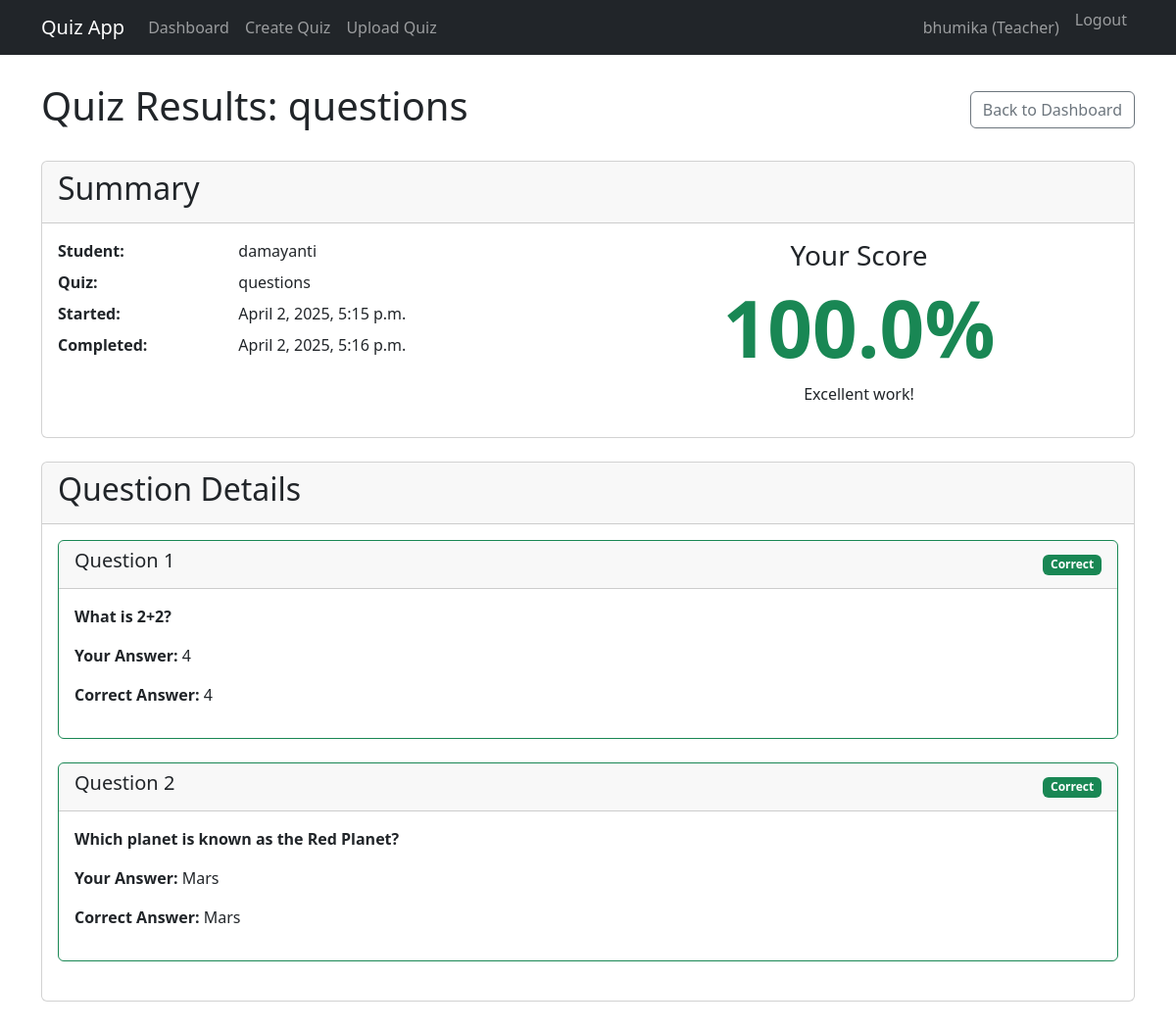
Page /attempt/2/results/ (signed in) on the committed database.
### quiz_app/models.py (models this page shows, shortened)
class User(AbstractUser):
    USER_TYPE_CHOICES = (
        ('student', 'Student'),
        ('teacher', 'Teacher'),
    )
    user_type = models.CharField(max_length=10, choices=USER_TYPE_CHOICES)
    email = models.EmailField(unique=True)

class Quiz(models.Model):
    title = models.CharField(max_length=255)
    description = models.TextField(blank=True)
    teacher = models.ForeignKey(User, on_delete=models.CASCADE, related_name='created_quizzes')
    time_limit = models.IntegerField(help_text="Time limit in minutes")
    created_at = models.DateTimeField(auto_now_add=True)
    updated_at = models.DateTimeField(auto_now=True)

class QuizAttempt(models.Model):
    quiz = models.ForeignKey(Quiz, on_delete=models.CASCADE, related_name='attempts')
    student = models.ForeignKey(User, on_delete=models.CASCADE, related_name='quiz_attempts')
    start_time = models.DateTimeField(auto_now_add=True)
    end_time = models.DateTimeField(null=True, blank=True)
    score = models.FloatField(null=True, blank=True)
    completed = models.BooleanField(default=False)

class Answer(models.Model):
    attempt = models.ForeignKey(QuizAttempt, on_delete=models.CASCADE, related_name='answers')
    question = models.ForeignKey(Question, on_delete=models.CASCADE)
    selected_choice = models.ForeignKey(Choice, on_delete=models.CASCADE, null=True, blank=True)
    text_answer = models.TextField(null=True, blank=True)
    is_correct = models.BooleanField(default=False)

class Question(models.Model):
    QUESTION_TYPE_CHOICES = (
        ('multiple_choice', 'Multiple Choice'),
        ('true_false', 'True/False'),
        ('short_answer', 'Short Answer'),
    )
    quiz = models.ForeignKey(Quiz, on_delete=models.CASCADE, related_name='questions')
    question_text = models.TextField()
    question_type = models.CharField(max_length=20, choices=QUESTION_TYPE_CHOICES)
    points = models.IntegerField(default=1)

class Choice(models.Model):
    question = models.ForeignKey(Question, on_delete=models.CASCADE, related_name='choices')
    choice_text = models.CharField(max_length=255)
    is_correct = models.BooleanField(default=False)

### quiz_app/views.py (the view)
# urls.py: path('attempt/<int:attempt_id>/results/', views.quiz_results, name='quiz_results'),
@login_required
def quiz_results(request, attempt_id):
    attempt = get_object_or_404(QuizAttempt, id=attempt_id, completed=True)
    if request.user != attempt.student and request.user != attempt.quiz.teacher:
        return HttpResponseForbidden("You don't have permission to view these results")
    answers = Answer.objects.filter(attempt=attempt).select_related('question', 'selected_choice')
    context = {
        'attempt': attempt,
        'answers': answers,
        'quiz': attempt.quiz,
    }
    return render(request, 'quiz_app/quiz_results.html', context)

### templates/quiz_app/quiz_results.html (shortened to what this page needs)
{% extends 'quiz_app/base.html' %}
{% block content %}
<div class="d-flex justify-content-between align-items-center mb-4">
    <h1>Quiz Results: {{ quiz.title }}</h1>
    <a href="{% url 'dashboard' %}" class="btn btn-outline-secondary">Back to Dashboard</a>
</div>
<div class="row mb-4">
    <div class="col-md-12">
        <div class="card">
            <div class="card-header">
                <h2>Summary</h2>
            </div>
            <div class="card-body">
                <div class="row">
                    <div class="col-md-6">
                        <dl class="row">
                            <dt class="col-sm-4">Student:</dt>
                            <dd class="col-sm-8">{{ attempt.student.username }}</dd>
                            <dt class="col-sm-4">Quiz:</dt>
                            <dd class="col-sm-8">{{ attempt.quiz.title }}</dd>
                            <dt class="col-sm-4">Started:</dt>
                            <dd class="col-sm-8">{{ attempt.start_time|date:"F j, Y, g:i a" }}</dd>
                            <dt class="col-sm-4">Completed:</dt>
                            <dd class="col-sm-8">{{ attempt.end_time|date:"F j, Y, g:i a" }}</dd>
                        </dl>
                    </div>
                    <div class="col-md-6">
                        <div class="text-center">
                            <h3>Your Score</h3>
                            <div class="display-1 fw-bold text-{% if attempt.score >= 70 %}success{% elif attempt.score >= 50 %}warning{% else %}danger{% endif %}">
                                {{ attempt.score|floatformat:1 }}%
                            </div>
                            <p class="mt-2">
                                {% if attempt.score >= 70 %}
                                    Excellent work!
                                {% elif attempt.score >= 50 %}
                                    Good effort!
                                {% else %}
                                    Keep practicing!
                                {% endif %}
                            </p>
                        </div>
                    </div>
                </div>
            </div>
        </div>
    </div>
</div>
<div class="row">
    <div class="col-md-12">
        <div class="card">
            <div class="card-header">
                <h2>Question Details</h2>
            </div>
            <div class="card-body">
                {% for answer in answers %}
                <div class="card mb-4 {% if answer.is_correct %}border-success{% else %}border-danger{% endif %}">
                    <div class="card-header d-flex justify-content-between align-items-center">
                        <h5>Question {{ forloop.counter }}</h5>
                        <span class="badge bg-{% if answer.is_correct %}success{% else %}danger{% endif %}">
                            {% if answer.is_correct %}Correct{% else %}Incorrect{% endif %}
                        </span>
                    </div>
                    <div class="card-body">
                        <p><strong>{{ answer.question.question_text }}</strong></p>
                        {% if answer.question.question_type == 'short_answer' %}
                            <p><strong>Your Answer:</strong> {{ answer.text_answer }}</p>
                        {% else %}
                            <p><strong>Your Answer:</strong> {{ answer.selected_choice.choice_text|default:"No answer provided" }}</p>
                            <p><strong>Correct Answer:</strong>
                                {% for choice in answer.question.choices.all %}
                                    {% if choice.is_correct %}{{ choice.choice_text }}{% endif %}
                                {% endfor %}
                            </p>
                        {% endif %}
                    </div>
                </div>
                {% endfor %}
            </div>
        </div>
    </div>
</div>
{% endblock %}

### templates/quiz_app/base.html (shortened to what this page needs)
<!DOCTYPE html>
<html lang="en">
<head>
    <link href="https://cdn.jsdelivr.net/npm/bootstrap@5.3.0-alpha1/dist/css/bootstrap.min.css" rel="stylesheet">
</head>
<body>
    <nav class="navbar navbar-expand-lg navbar-dark bg-dark fixed-top">
        <div class="container">
            <a class="navbar-brand" href="{% url 'home' %}">Quiz App</a>
            <div class="collapse navbar-collapse" id="navbarNav">
                <ul class="navbar-nav me-auto">
                    {% if user.is_authenticated %}
                    <li class="nav-item">
                        <a class="nav-link" href="{% url 'dashboard' %}">Dashboard</a>
                    </li>
                    {% if user.user_type == 'teacher' %}
                    <li class="nav-item">
                        <a class="nav-link" href="{% url 'create_quiz' %}">Create Quiz</a>
                    </li>
                    <li class="nav-item">
                        <a class="nav-link" href="{% url 'upload_quiz' %}">Upload Quiz</a>
                    </li>
                    {% endif %}
                    {% endif %}
                </ul>
                <ul class="navbar-nav">
                    {% if user.is_authenticated %}
                    <li class="nav-item">
                        <span class="nav-link">{{ user.username }} ({{ user.user_type|title }})</span>
                    </li>
                    <li class="nav-item">
                        <form method="post" action="{% url 'logout' %}" class="logout-button-form">
                            <button type="submit" class="nav-link btn btn-link">
                                Logout
                            </button>
                        </form>
                    </li>
                    {% else %}
                    <li class="nav-item">
                        <a class="nav-link" href="{% url 'login' %}">Login</a>
                    </li>
                    {% endif %}
                </ul>
            </div>
        </div>
    </nav>
    <div class="container mt-4">
        {% block content %}{% endblock %}
    </div>
</body>
</html>

### templates/quiz_app/base.html (style rules this page uses)
body { padding-top: 60px; padding-bottom: 40px; }
.logout-button-form .btn-link { padding: 0; border: none; background: none; color: rgba(255, 255, 255, 0.55); cursor: pointer; text-decoration: none; vertical-align: baseline; }
.logout-button-form { display: inline; }

### rows in the picture
User: username "bhumika", user_type "Teacher"
Quiz: title "questions"
QuizAttempt: student.username "damayanti", quiz "questions", start_time "April 2, 2025, 5:15 p.m.", end_time "April 2, 2025, 5:16 p.m.", score "100.0"
Answer: is_correct "Correct", question.question_text "What is 2+2?", selected_choice.choice_text "4"
Choice: choice_text "4"
Answer: is_correct "Correct", question.question_text "Which planet is known as the Red Planet?", selected_choice.choice_text "Mars"
Choice: choice_text "Mars"
